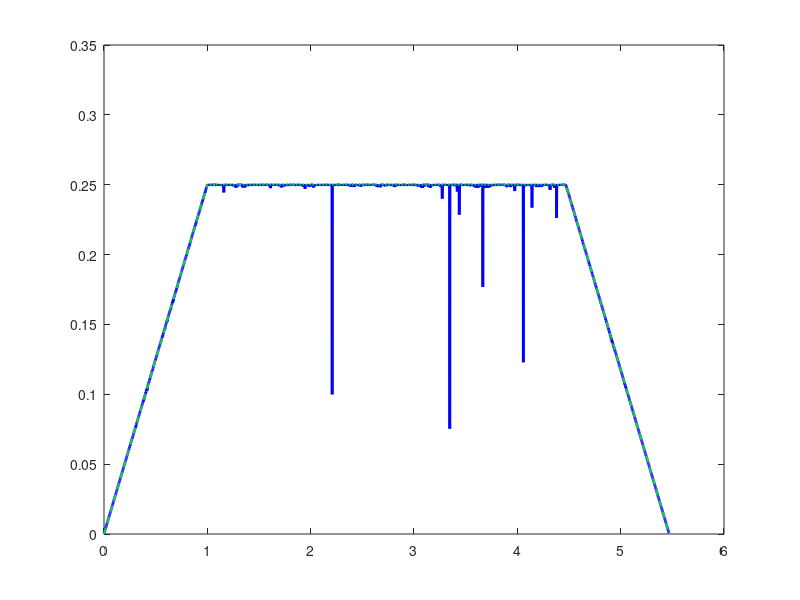

Here is the MATLAB script that generated this plot: (Note: this script raises an error after producing the figure.)
%[text] Step 1: Create Trapezoidal Velocity Trajectories
% clear all; % Auskommentiert, damit 'final_scaled_paths' nicht gelöscht wird
close all;
clc;

% --- 1. Pfad-Daten laden ---
% ANNAHME: Die Variable 'final_scaled_paths' existiert aus deinem Logo-Skript
if ~exist('final_scaled_paths', 'var')
    try
        load('Pgery_Sign_data.mat'); % Versucht, die Daten aus einer .mat-Datei zu laden
    catch
        error('Die Pfad-Variable ''final_scaled_paths'' wurde nicht gefunden. Bitte lade zuerst dein Logo.');
    end
end

% Wähle den Pfad aus, den du abfahren möchtest (z.B. den ersten)
G = final_scaled_paths{1};

x_path = G(:, 1); % Originale X-Punkte des Pfades (in Metern)
y_path = G(:, 2); % Originale Y-Punkte des Pfades (in Metern)

% --- 2. Parameter definieren ---
v_max = 0.25;    % NEU: Maximale Geschwindigkeit (m/s)
t_accel = 1.0;  % Beschleunigungs-/Verzögerungszeit (in Sekunden). Dies ist dein 'ta'.
dt = 0.002;   % Zeitschritt (s)

% --- 3. Pfadlänge berechnen ---
dx_path = diff(x_path);
dy_path = diff(y_path);
segment_lengths = sqrt(dx_path.^2 + dy_path.^2);
d = sum(segment_lengths); % Gesamte Pfadlänge (in Metern)
s_path = [0; cumsum(segment_lengths)]; % Kumulativer Distanzvektor
fprintf('Gesamte Pfadlänge (d): %.4f m\n', d);
%% 


% --- 4. Trapez-/Dreieck-Profil berechnen ---
% Distanz, die während der Beschl./Verz. zurückgelegt wird, WENN v_max erreicht wird
d_ramp_full = v_max * t_accel; % (Area von 2 Dreiecken = 2 * (0.5 * v_max * t_accel))

if d >= d_ramp_full
    % Fall 1: TRAPEZ (Pfad ist lang genug)
    d_const = d - d_ramp_full;
    t_const = d_const / v_max;
    tfinal = 2 * t_accel + t_const;
    v_profile_max = v_max;
    fprintf('Profil: Trapez | v_max: %.2f m/s | t_final: %.2f s\n', v_profile_max, tfinal);
else
    % Fall 2: DREIECK (Pfad ist zu kurz)
    t_const = 0;
    tfinal = 2 * t_accel;
    % Die neue, niedrigere Maximalgeschwindigkeit ist v = d / ta
    v_profile_max = d / t_accel;
    fprintf('Profil: Dreieck | v_max (reduziert): %.2f m/s | t_final: %.2f s\n', v_profile_max, tfinal);
end

%% 

% --- 5. Geschwindigkeitsprofil im ZEIT-Raum erstellen ---
t = (0:dt:tfinal)'; % Zeitvektor (als Spaltenvektor)
N = length(t);
v_desired = zeros(N, 1);

for i = 1:N
    if t(i) <= t_accel
        % Beschleunigen
        v_desired(i) = (v_profile_max / t_accel) * t(i);
    elseif t(i) > t_accel && t(i) <= t_accel + t_const
        % Konstante Geschwindigkeit
        v_desired(i) = v_profile_max;
    else
        % Verzögern (berechnet von tfinal rückwärts)
        t_remaining = tfinal - t(i);
        v_desired(i) = (v_profile_max / t_accel) * t_remaining;
    end
end
v_desired(v_desired < 0) = 0; % Am Ende säubern
v_desired(end) = 0; % Sicherstellen, dass es bei Null endet

% --- 6. Pfad neu "timen" durch Interpolation ---
% Integriere v_desired(t), um die gewünschte Distanz d_desired(t) zu erhalten
d_desired = cumtrapz(t, v_desired);

% Stellen Sie sicher, dass s_path für interp1 eindeutig ist
[s_path_unique, ia] = unique(s_path);
x_path_unique = x_path(ia);
y_path_unique = y_path(ia);

% Interpolieren, um die finalen Trajektorien x(t) und y(t) zu erhalten
x = interp1(s_path_unique, x_path_unique, d_desired, 'linear', 'extrap');
y = interp1(s_path_unique, y_path_unique, d_desired, 'linear', 'extrap');

% 'extrap' füllt NaN-Werte am Ende, falls d_desired > d (durch Rundungsfehler)
% Wir klemmen sie trotzdem auf den Endpunkt
x(end) = x_path(end);
y(end) = y_path(end);

% --- 7. Geschwindigkeitsprofil plotten und verifizieren ---
v_actual = sqrt( (diff(x)/dt).^2 + (diff(y)/dt).^2 );

figure;
plot(t(1:end-1), v_actual, 'b', 'LineWidth', 2);
hold on;
plot(t, v_desired, 'g--', 'LineWidth', 1.5); % Plot des Soll-Profils
yline(v_profile_max, 'r--', 'LineWidth', 1.5);
hold off;
title('Vergleich: Tatsächliche vs. Erwünschte Geschwindigkeit');
grid on;
xlabel('time (s)');
ylabel('velocity (m/s)');
legend('Tatsächliche Geschwindigkeit (v)', ...
       'Erwünschte Geschwindigkeit (v\_desired)', ...
       'Max Geschwindigkeit', ...
       'Location', 'south');
ylim([0 v_max * 1.1]);


%%
%[text] ## Step 2: Forward Kinematics
%[text] (2c) Calculate T0
% these values were obtained from the URDF directly
L1 = 0.2435;
L2 = 0.2132;
W1 = 0.1311;
W2 = 0.0921;
H1 = 0.1519;
H2 = 0.0854;

% home position of end effector
M = [-1 0 0 L1+L2;
    0 0 1 W1+W2;
    0 1 0 H1-H2;
    0 0 0 1];

% screw axes
S1 = [0 0 1 0 0 0]';
S2 = [0 1 0 -H1 0 0]';
S3 = [0 1 0 -H1 0 L1]';
S4 = [0 1 0 -H1 0 L1+L2]';
S5 = [0 0 -1 -W1 L1+L2 0]';
S6 = [0 1 0 H2-H1 0 L1+L2]';
S = [S1 S2 S3 S4 S5 S6];

% body screw axes
B1 = ECE569_Adjoint(M)\S1;
B2 = ECE569_Adjoint(M)\S2;
B3 = ECE569_Adjoint(M)\S3;
B4 = ECE569_Adjoint(M)\S4;
B5 = ECE569_Adjoint(M)\S5;
B6 = ECE569_Adjoint(M)\S6;
B = [B1 B2 B3 B4 B5 B6];

% joint angles
theta0 = [-1.6800   -1.4018   -1.8127   -2.9937   -0.8857   -0.0696]';
%% 

% calculate the 4x4 matrix representing the transition
% from end effector frame {b} to the base frame {s} at t=0: Tsb(0)

% TODO: implement ECE569_FKinSpace and ECE569_FKinBody
T0_space = ECE569_FKinSpace(M,S,theta0);
T0_body = ECE569_FKinBody(M,B,theta0);
T0_space-T0_body;
T0 = T0_body;
%[text] Calculate Tsd at every time step.
% Calculate Tsd(t) for t=0 to t=tfinal
% Tsd(t) = T0 * Td(t)
N = length(t);
Tsd = zeros(4,4,N);

for i=1:N
    pd = [x(i); y(i); 0];
    R = eye(3);
    Td = [R, pd; 0, 0, 0, 1]; 
    Tsd(:,:,i) = T0*Td;
end

%%
%[text] (2d) Plot (x,y,z) in the s frame
xs = Tsd(1,4,:);
ys = Tsd(2,4,:);
zs = Tsd(3,4,:);
plot3(xs(:), ys(:), zs(:), 'LineWidth', 1)
title('Trajectory \{s\} frame')
xlabel('x (m)')
ylabel('y (m)')
zlabel('z (m)')
hold on
plot3(xs(1),ys(1),zs(1),'go','MarkerSize',10,'LineWidth',2)
plot3(xs(end),ys(end),zs(end),'rx','MarkerSize',10,'LineWidth',2)
legend('Trajectory', 'Start', 'End')
grid on
hold off
%%
%[text] ## Step 3: Inverse Kinematics
initialguess = theta0;
Td = T0;

% you need to implement IKinBody
[thetaSol, success] = ECE569_IKinBody(B,M,Td,theta0,1e-6,1e-6);
if (~success)
    close(f);
    error('Error. \nCould not perform IK at index %d.',1)
end
%%
%[text] (3c) Perform IK at each time step
thetaAll = zeros(6,N);
thetaAll(:,1) = theta0;

% you can comment out the waitbar functions if they aren't working
% (sometimes they don't work with .mlx files)
% If the code gets stuck here, you will need to restart MATLAB
f = waitbar(0,['Inverse Kinematics (1/',num2str(N),') complete.']);



for i=2:N
    % TODO: use previous solution as current guess
    initialguess = thetaAll(:,i-1);

    % TODO: calculate thetaSol for Tsd(:,:,i) with initial guess
    [thetaSol, success] = ECE569_IKinBody(B,M,Tsd(:,:,i),initialguess,1e-6,1e-6);
    if (~success)
        close(f);
        error('Error. \nCould not perform IK at index %d.',i)
    end
    thetaAll(:,i) = thetaSol;
    waitbar(i/N,f,['Inverse Kinematics (',num2str(i),'/',num2str(N),') complete.']);
end
close(f);
%%
%[text] (3c) Verify that the joint angles don't change very much
dj = diff(thetaAll');
plot(t(1:end-1), dj)
title('First Order Difference in Joint Angles')
legend('J1','J2','J3','J4','J5','J6','Location','northeastoutside')
grid on
xlabel('time (s)')
ylabel('first order difference')
%%
%[text] (3d) Verify that the joints we found actually trace out our trajectory (forward kinematics)
actualTsd = zeros(4,4,N);

for i=1:N
    % TODO: use forward kinematics to calculate Tsd from our thetaAll
    actualTsd(:,:,i) = ECE569_FKinBody(M, B, thetaAll(:,i));
end

xs = actualTsd(1,4,:);
ys = actualTsd(2,4,:);
zs = actualTsd(3,4,:);
plot3(xs(:), ys(:), zs(:), 'LineWidth', 1)
title('Verified Trajectory \{s\} frame')
xlabel('x (m)')
ylabel('y (m)')
zlabel('z (m)')
hold on
plot3(xs(1),ys(1),zs(1),'go','MarkerSize',10,'LineWidth',2)
plot3(xs(end),ys(end),zs(end),'rx','MarkerSize',10,'LineWidth',2)
legend('Trajectory', 'Start', 'End')
grid on
hold off
%%
%[text] (3e) Verify that the end effector does not enter a kinematic singularity, by plotting the determinant of your body jacobian
body_dets = zeros(N,1);
for i=1:N
    Jb = ECE569_JacobianBody(B, thetaAll(:,i)); 
    body_dets(i) = det(Jb);
end
plot(t, body_dets)
title('Manipulability')
grid on
xlabel('time (s)')
ylabel('det of J_B')
%%
%[text] (3f) Save to CSV File
% you can play with turning the LEDs on and off
led = ones(N,1);

% save to the CSV file
data = [t' thetaAll' led];

% TODO: change the csv filename to your purdue ID
writematrix(data, 'P_Sign.csv')

%[appendix]{"version":"1.0"}
%---
%[metadata:view]
%   data: {"layout":"onright","rightPanelPercent":47.9}
%---